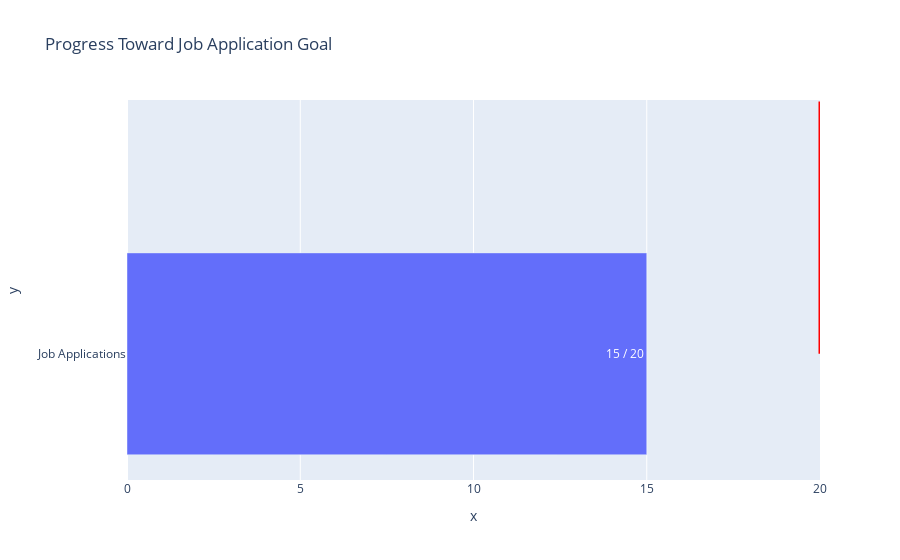

Here is the notebook cell this chart was saved with:
### Markdown cell above
# Bullet Graph - Progress Toward Application Goals

### Code cell
# Bullet Graph Simulation
applications_goal = 20
current_applications = df.shape[0]

fig = px.bar(
    x=[current_applications], 
    y=["Job Applications"], 
    title="Progress Toward Job Application Goal",
    range_x=[0, applications_goal],
    text=[f"{current_applications} / {applications_goal}"]
)
fig.add_shape(type='line', x0=applications_goal, x1=applications_goal, y0=0, y1=1, line=dict(color='Red', width=3))

fig.show()

# Output progress toward goal
{"Goal Progress": {"Current Applications": current_applications, "Goal": applications_goal}}

### Figure 1 — Plotly figure (JSON) as saved in the notebook; plotly's stock layout.template omitted (floating-point values rounded to 4 significant figures)
{"data": [{"alignmentgroup": "True", "hovertemplate": "x=%{x}<br>y=%{y}<br>text=%{text}<extra></extra>", "legendgroup": "", "marker": {"color": "#636efa", "pattern": {"shape": ""}}, "name": "", "offsetgroup": "", "orientation": "h", "showlegend": false, "text": ["15 / 20"], "textposition": "auto", "type": "bar", "x": [15], "xaxis": "x", "y": ["Job Applications"], "yaxis": "y"}], "layout": {"autosize": true, "barmode": "relative", "legend": {"tracegroupgap": 0}, "shapes": [{"line": {"color": "Red", "width": 3}, "type": "line", "x0": 20, "x1": 20, "y0": 0, "y1": 1}], "title": {"text": "Progress Toward Job Application Goal"}, "xaxis": {"anchor": "y", "domain": [0, 1], "range": [0, 20], "title": {"text": "x"}, "type": "linear"}, "yaxis": {"anchor": "x", "autorange": true, "domain": [0, 1], "range": [-0.5, 1.013], "title": {"text": "y"}, "type": "category"}}}
